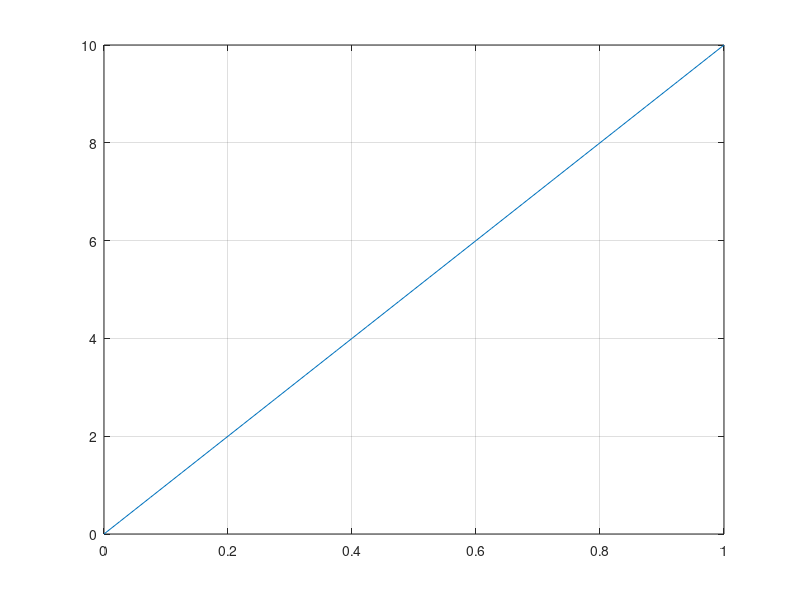

Write MATLAB code to recreate this figure.
% 1D linear elastic equation weak Galerkin finite element method
% Starson


close all
clear all
format short e

x0 = 0; x1 = 1;   % start and end point
L = x1 - x0;      % total length
N = 40;          % number of interval
dx = L/N;         % interval size
dof = 2*N+1;      % degree of freedoms
ap = 10.;         % applied force on the RHS end

% test case 1 condition
% u0 = 0; uend=0;
% Decleration
u = zeros(1,dof); A = zeros(dof,dof); F = zeros(1,dof);
isBdary = false(dof,1); x = linspace(0,1,N+1);
T = [1:N]';

% Assemble global matrix
% Element stiffness matrix and load vector
Dk = dx/6*[2,-1;-1,2]; 
Zk = [1;1]; Tk = [1,0;0,1];
Ak = 2/dx*[2,1;1,2];
% Assemble global matrix
Moo = Zk'*Ak*Zk;
Mob = -Zk'*Ak*Tk; Mbo = Mob';
Mbb = Tk'*Ak*Tk;
A = A+sparse(T,T,Moo,dof,dof);
Iu = [T,T]; Iv = [N+T,N+T+1];
val = zeros(N,2);
val(:,1) = Mob(1,1);val(:,2) = Mob(1,2);

A = A+sparse(Iu,Iv,val,dof,dof);
A = A+sparse(Iv,Iu,val',dof,dof);
for i=N+1:dof-1
    for m=1:2
        for n=1:2
   A(m+i-1,n+i-1) = A(m+i-1,n+i-1) + Mbb(m,n);
        end
    end
end

% RHS
F(dof) = ap; F = F';
% Apply Boundary condition
isBdary(N+1) = true;
free = find(~isBdary);

% Calculate results
u(free) = A(free,free)\F(free);

% ------------------------------------------------------------
% A new implementation of element matrix

newM = zeros(3,3);
newM(1,1) = Mbb(1,1); newM(1,3) = Mbb(1,2); 
newM(3,1) = Mbb(2,1); newM(3,3) = Mbb(2,2);
newM(2,1) = Mbo(1,1); newM(3,2) = Mbo(2,1);
newM(1,2) = Mob(1,1); newM(2,3) = Mbo(2,1);
newM(2,2) = Moo(1,1);

newA = zeros(dof,dof);
for i=1:N
    for p=1:3
        for q=1:3
            newA(p+(i-1)*2,q+(i-1)*2) = newA(p+(i-1)*2,q+(i-1)*2) + newM(p,q);
        end
    end
end

newu = zeros(1,dof); isBdary2 = false(dof,1);
isBdary2(1) = true;
nfree = find(~isBdary2);
newu(nfree) = newA(nfree,nfree)\F(nfree);

figure
plot(x,u(N+1:dof));
grid on